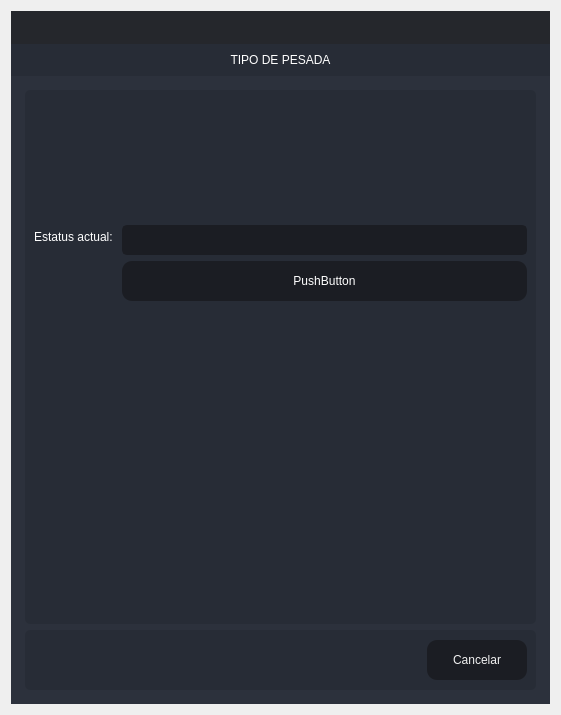
<?xml version="1.0" encoding="UTF-8"?>
<ui version="4.0">
 <class>Create_Aduana</class>
 <widget class="QDialog" name="Create_Aduana">
  <property name="windowModality">
   <enum>Qt::ApplicationModal</enum>
  </property>
  <property name="geometry">
   <rect>
    <x>0</x>
    <y>0</y>
    <width>561</width>
    <height>715</height>
   </rect>
  </property>
  <property name="windowTitle">
   <string>Actualizar</string>
  </property>
  <layout class="QVBoxLayout" name="verticalLayout_6">
   <item>
    <widget class="QFrame" name="frame_main">
     <property name="styleSheet">
      <string notr="true">/* LINE EDIT */
QLineEdit {
	background-color: rgb(27, 29, 35);
	border-radius: 5px;
	border: 2px solid rgb(27, 29, 35);
	padding-left: 10px;
}
QLineEdit:hover {
	border: 2px solid rgb(64, 71, 88);
}
QLineEdit:focus {
	border: 2px solid rgb(91, 101, 124);
}

/* SCROLL BARS */
QScrollBar:horizontal {
    border: none;
    background: rgb(52, 59, 72);
    height: 14px;
    margin: 0px 21px 0 21px;
	border-radius: 0px;
}
QScrollBar::handle:horizontal {
    background: rgb(85, 170, 255);
    min-width: 25px;
	border-radius: 7px
}
QScrollBar::add-line:horizontal {
    border: none;
    background: rgb(55, 63, 77);
    width: 20px;
	border-top-right-radius: 7px;
    border-bottom-right-radius: 7px;
    subcontrol-position: right;
    subcontrol-origin: margin;
}
QScrollBar::sub-line:horizontal {
    border: none;
    background: rgb(55, 63, 77);
    width: 20px;
	border-top-left-radius: 7px;
    border-bottom-left-radius: 7px;
    subcontrol-position: left;
    subcontrol-origin: margin;
}
QScrollBar::up-arrow:horizontal, QScrollBar::down-arrow:horizontal
{
     background: none;
}
QScrollBar::add-page:horizontal, QScrollBar::sub-page:horizontal
{
     background: none;
}
 QScrollBar:vertical {
	border: none;
    background: rgb(52, 59, 72);
    width: 14px;
    margin: 21px 0 21px 0;
	border-radius: 0px;
 }
 QScrollBar::handle:vertical {	
	background: rgb(85, 170, 255);
    min-height: 25px;
	border-radius: 7px
 }
 QScrollBar::add-line:vertical {
     border: none;
    background: rgb(55, 63, 77);
     height: 20px;
	border-bottom-left-radius: 7px;
    border-bottom-right-radius: 7px;
     subcontrol-position: bottom;
     subcontrol-origin: margin;
 }
 QScrollBar::sub-line:vertical {
	border: none;
    background: rgb(55, 63, 77);
     height: 20px;
	border-top-left-radius: 7px;
    border-top-right-radius: 7px;
     subcontrol-position: top;
     subcontrol-origin: margin;
 }
 QScrollBar::up-arrow:vertical, QScrollBar::down-arrow:vertical {
     background: none;
 }

 QScrollBar::add-page:vertical, QScrollBar::sub-page:vertical {
     background: none;
 }

/* CHECKBOX */
QCheckBox::indicator {
    border: 3px solid rgb(52, 59, 72);
	width: 15px;
	height: 15px;
	border-radius: 10px;
    background: rgb(44, 49, 60);
}
QCheckBox::indicator:hover {
    border: 3px solid rgb(58, 66, 81);
}
QCheckBox::indicator:checked {
    background: 3px solid rgb(52, 59, 72);
	border: 3px solid rgb(52, 59, 72);	
	background-image: url(:/16x16/icons/16x16/cil-check-alt.png);
}

/* RADIO BUTTON */
QRadioButton::indicator {
    border: 3px solid rgb(52, 59, 72);
	width: 15px;
	height: 15px;
	border-radius: 10px;
    background: rgb(44, 49, 60);
}
QRadioButton::indicator:hover {
    border: 3px solid rgb(58, 66, 81);
}
QRadioButton::indicator:checked {
    background: 3px solid rgb(94, 106, 130);
	border: 3px solid rgb(52, 59, 72);	
}

/* COMBOBOX */
QComboBox{
	background-color: rgb(27, 29, 35);
	border-radius: 5px;
	border: 2px solid rgb(27, 29, 35);
	padding: 5px;
	padding-left: 10px;
}
QComboBox:hover{
	border: 2px solid rgb(64, 71, 88);
}
QComboBox::drop-down {
	subcontrol-origin: padding;
	subcontrol-position: top right;
	width: 25px; 
	border-left-width: 3px;
	border-left-color: rgba(39, 44, 54, 150);
	border-left-style: solid;
	border-top-right-radius: 3px;
	border-bottom-right-radius: 3px;	
	background-image: url(:/16x16/icons/16x16/cil-arrow-bottom.png);
	background-position: center;
	background-repeat: no-reperat;
 }
QComboBox QAbstractItemView {
	color: rgb(85, 170, 255);	
	background-color: rgb(27, 29, 35);
	padding: 10px;
	selection-background-color: rgb(39, 44, 54);
}

/* SLIDERS */
QSlider::groove:horizontal {
    border-radius: 9px;
    height: 18px;
	margin: 0px;
	background-color: rgb(52, 59, 72);
}
QSlider::groove:horizontal:hover {
	background-color: rgb(55, 62, 76);
}
QSlider::handle:horizontal {
    background-color: rgb(85, 170, 255);
    border: none;
    height: 18px;
    width: 18px;
    margin: 0px;
	border-radius: 9px;
}
QSlider::handle:horizontal:hover {
    background-color: rgb(105, 180, 255);
}
QSlider::handle:horizontal:pressed {
    background-color: rgb(65, 130, 195);
}

QSlider::groove:vertical {
    border-radius: 9px;
    width: 18px;
    margin: 0px;
	background-color: rgb(52, 59, 72);
}
QSlider::groove:vertical:hover {
	background-color: rgb(55, 62, 76);
}
QSlider::handle:vertical {
    background-color: rgb(85, 170, 255);
	border: none;
    height: 18px;
    width: 18px;
    margin: 0px;
	border-radius: 9px;
}
QSlider::handle:vertical:hover {
    background-color: rgb(105, 180, 255);
}
QSlider::handle:vertical:pressed {
    background-color: rgb(65, 130, 195);
}

</string>
     </property>
     <property name="frameShape">
      <enum>QFrame::NoFrame</enum>
     </property>
     <property name="frameShadow">
      <enum>QFrame::Raised</enum>
     </property>
     <layout class="QVBoxLayout" name="verticalLayout">
      <property name="spacing">
       <number>0</number>
      </property>
      <property name="leftMargin">
       <number>0</number>
      </property>
      <property name="topMargin">
       <number>0</number>
      </property>
      <property name="rightMargin">
       <number>0</number>
      </property>
      <property name="bottomMargin">
       <number>0</number>
      </property>
      <item>
       <widget class="QFrame" name="frame_top">
        <property name="minimumSize">
         <size>
          <width>0</width>
          <height>65</height>
         </size>
        </property>
        <property name="maximumSize">
         <size>
          <width>16777215</width>
          <height>65</height>
         </size>
        </property>
        <property name="styleSheet">
         <string notr="true">background-color: transparent;</string>
        </property>
        <property name="frameShape">
         <enum>QFrame::NoFrame</enum>
        </property>
        <property name="frameShadow">
         <enum>QFrame::Raised</enum>
        </property>
        <layout class="QHBoxLayout" name="horizontalLayout_3">
         <property name="spacing">
          <number>0</number>
         </property>
         <property name="leftMargin">
          <number>0</number>
         </property>
         <property name="topMargin">
          <number>0</number>
         </property>
         <property name="rightMargin">
          <number>0</number>
         </property>
         <property name="bottomMargin">
          <number>0</number>
         </property>
         <item>
          <widget class="QFrame" name="frame_toggle">
           <property name="maximumSize">
            <size>
             <width>70</width>
             <height>16777215</height>
            </size>
           </property>
           <property name="styleSheet">
            <string notr="true">background-color: rgb(27, 29, 35);</string>
           </property>
           <property name="frameShape">
            <enum>QFrame::NoFrame</enum>
           </property>
           <property name="frameShadow">
            <enum>QFrame::Raised</enum>
           </property>
           <layout class="QVBoxLayout" name="verticalLayout_3">
            <property name="spacing">
             <number>0</number>
            </property>
            <property name="leftMargin">
             <number>0</number>
            </property>
            <property name="topMargin">
             <number>0</number>
            </property>
            <property name="rightMargin">
             <number>0</number>
            </property>
            <property name="bottomMargin">
             <number>0</number>
            </property>
           </layout>
          </widget>
         </item>
         <item>
          <widget class="QFrame" name="frame_top_right">
           <property name="styleSheet">
            <string notr="true">background: transparent;</string>
           </property>
           <property name="frameShape">
            <enum>QFrame::NoFrame</enum>
           </property>
           <property name="frameShadow">
            <enum>QFrame::Raised</enum>
           </property>
           <layout class="QVBoxLayout" name="verticalLayout_2">
            <property name="spacing">
             <number>0</number>
            </property>
            <property name="leftMargin">
             <number>0</number>
            </property>
            <property name="topMargin">
             <number>0</number>
            </property>
            <property name="rightMargin">
             <number>0</number>
            </property>
            <property name="bottomMargin">
             <number>0</number>
            </property>
            <item>
             <widget class="QFrame" name="frame_top_btns">
              <property name="maximumSize">
               <size>
                <width>16777215</width>
                <height>42</height>
               </size>
              </property>
              <property name="styleSheet">
               <string notr="true">background-color: rgba(27, 29, 35, 200)</string>
              </property>
              <property name="frameShape">
               <enum>QFrame::NoFrame</enum>
              </property>
              <property name="frameShadow">
               <enum>QFrame::Raised</enum>
              </property>
              <layout class="QHBoxLayout" name="horizontalLayout_4">
               <property name="spacing">
                <number>0</number>
               </property>
               <property name="leftMargin">
                <number>0</number>
               </property>
               <property name="topMargin">
                <number>0</number>
               </property>
               <property name="rightMargin">
                <number>0</number>
               </property>
               <property name="bottomMargin">
                <number>0</number>
               </property>
               <item>
                <widget class="QFrame" name="frame_label_top_btns">
                 <property name="sizePolicy">
                  <sizepolicy hsizetype="Expanding" vsizetype="Preferred">
                   <horstretch>0</horstretch>
                   <verstretch>0</verstretch>
                  </sizepolicy>
                 </property>
                 <property name="frameShape">
                  <enum>QFrame::NoFrame</enum>
                 </property>
                 <property name="frameShadow">
                  <enum>QFrame::Raised</enum>
                 </property>
                 <layout class="QHBoxLayout" name="horizontalLayout_10">
                  <property name="spacing">
                   <number>0</number>
                  </property>
                  <property name="leftMargin">
                   <number>5</number>
                  </property>
                  <property name="topMargin">
                   <number>0</number>
                  </property>
                  <property name="rightMargin">
                   <number>10</number>
                  </property>
                  <property name="bottomMargin">
                   <number>0</number>
                  </property>
                 </layout>
                </widget>
               </item>
               <item alignment="Qt::AlignRight">
                <widget class="QFrame" name="frame_btns_right">
                 <property name="sizePolicy">
                  <sizepolicy hsizetype="Expanding" vsizetype="Preferred">
                   <horstretch>0</horstretch>
                   <verstretch>0</verstretch>
                  </sizepolicy>
                 </property>
                 <property name="maximumSize">
                  <size>
                   <width>120</width>
                   <height>16777215</height>
                  </size>
                 </property>
                 <property name="frameShape">
                  <enum>QFrame::NoFrame</enum>
                 </property>
                 <property name="frameShadow">
                  <enum>QFrame::Raised</enum>
                 </property>
                 <layout class="QHBoxLayout" name="horizontalLayout_5">
                  <property name="spacing">
                   <number>0</number>
                  </property>
                  <property name="leftMargin">
                   <number>0</number>
                  </property>
                  <property name="topMargin">
                   <number>0</number>
                  </property>
                  <property name="rightMargin">
                   <number>0</number>
                  </property>
                  <property name="bottomMargin">
                   <number>0</number>
                  </property>
                 </layout>
                </widget>
               </item>
              </layout>
             </widget>
            </item>
            <item>
             <widget class="QFrame" name="frame_top_info">
              <property name="maximumSize">
               <size>
                <width>16777215</width>
                <height>65</height>
               </size>
              </property>
              <property name="styleSheet">
               <string notr="true">background-color: rgb(39, 44, 54);</string>
              </property>
              <property name="frameShape">
               <enum>QFrame::NoFrame</enum>
              </property>
              <property name="frameShadow">
               <enum>QFrame::Raised</enum>
              </property>
              <layout class="QHBoxLayout" name="horizontalLayout_8">
               <property name="spacing">
                <number>0</number>
               </property>
               <property name="leftMargin">
                <number>10</number>
               </property>
               <property name="topMargin">
                <number>0</number>
               </property>
               <property name="rightMargin">
                <number>10</number>
               </property>
               <property name="bottomMargin">
                <number>0</number>
               </property>
               <item>
                <widget class="QLabel" name="label">
                 <property name="styleSheet">
                  <string notr="true">font: 75 16pt &quot;MS Shell Dlg 2&quot;;
color: rgb(255, 255, 255);</string>
                 </property>
                 <property name="text">
                  <string>TIPO DE PESADA</string>
                 </property>
                 <property name="alignment">
                  <set>Qt::AlignCenter</set>
                 </property>
                </widget>
               </item>
              </layout>
             </widget>
            </item>
           </layout>
          </widget>
         </item>
        </layout>
       </widget>
      </item>
      <item>
       <widget class="QFrame" name="frame_center">
        <property name="sizePolicy">
         <sizepolicy hsizetype="Expanding" vsizetype="Expanding">
          <horstretch>0</horstretch>
          <verstretch>0</verstretch>
         </sizepolicy>
        </property>
        <property name="styleSheet">
         <string notr="true">background-color: rgb(40, 44, 52);</string>
        </property>
        <property name="frameShape">
         <enum>QFrame::NoFrame</enum>
        </property>
        <property name="frameShadow">
         <enum>QFrame::Raised</enum>
        </property>
        <layout class="QHBoxLayout" name="horizontalLayout_2">
         <property name="spacing">
          <number>0</number>
         </property>
         <property name="leftMargin">
          <number>0</number>
         </property>
         <property name="topMargin">
          <number>0</number>
         </property>
         <property name="rightMargin">
          <number>0</number>
         </property>
         <property name="bottomMargin">
          <number>0</number>
         </property>
         <item>
          <widget class="QFrame" name="frame_content_right">
           <property name="styleSheet">
            <string notr="true">background-color: rgb(44, 49, 60);</string>
           </property>
           <property name="frameShape">
            <enum>QFrame::NoFrame</enum>
           </property>
           <property name="frameShadow">
            <enum>QFrame::Raised</enum>
           </property>
           <layout class="QVBoxLayout" name="verticalLayout_4">
            <property name="spacing">
             <number>0</number>
            </property>
            <property name="leftMargin">
             <number>0</number>
            </property>
            <property name="topMargin">
             <number>0</number>
            </property>
            <property name="rightMargin">
             <number>0</number>
            </property>
            <property name="bottomMargin">
             <number>0</number>
            </property>
            <item>
             <widget class="QFrame" name="frame_content">
              <property name="frameShape">
               <enum>QFrame::NoFrame</enum>
              </property>
              <property name="frameShadow">
               <enum>QFrame::Raised</enum>
              </property>
              <layout class="QVBoxLayout" name="verticalLayout_9">
               <property name="spacing">
                <number>0</number>
               </property>
               <property name="leftMargin">
                <number>5</number>
               </property>
               <property name="topMargin">
                <number>5</number>
               </property>
               <property name="rightMargin">
                <number>5</number>
               </property>
               <property name="bottomMargin">
                <number>5</number>
               </property>
               <item>
                <widget class="QStackedWidget" name="stackedWidget">
                 <property name="styleSheet">
                  <string notr="true">background: transparent;</string>
                 </property>
                 <property name="currentIndex">
                  <number>0</number>
                 </property>
                 <widget class="QWidget" name="page_home">
                  <layout class="QVBoxLayout" name="verticalLayout_10">
                   <item>
                    <widget class="QFrame" name="frame">
                     <property name="styleSheet">
                      <string notr="true">background-color: rgb(39, 44, 54);
border-radius: 5px;</string>
                     </property>
                     <property name="frameShape">
                      <enum>QFrame::StyledPanel</enum>
                     </property>
                     <property name="frameShadow">
                      <enum>QFrame::Raised</enum>
                     </property>
                     <layout class="QVBoxLayout" name="verticalLayout_5">
                      <item>
                       <layout class="QFormLayout" name="formLayout_2">
                        <item row="0" column="0" colspan="2">
                         <widget class="QLabel" name="label_4">
                          <property name="minimumSize">
                           <size>
                            <width>120</width>
                            <height>120</height>
                           </size>
                          </property>
                          <property name="styleSheet">
                           <string notr="true">image: url(:/80x80/icons/80x80/ct-romana-manual.png);</string>
                          </property>
                          <property name="text">
                           <string/>
                          </property>
                         </widget>
                        </item>
                        <item row="1" column="0">
                         <widget class="QLabel" name="label_2">
                          <property name="styleSheet">
                           <string notr="true">font: 75 12pt &quot;MS Shell Dlg 2&quot;;
color: rgb(255, 255, 255);</string>
                          </property>
                          <property name="text">
                           <string>Estatus actual: </string>
                          </property>
                         </widget>
                        </item>
                        <item row="1" column="1">
                         <widget class="QLineEdit" name="lineStatusPesada">
                          <property name="minimumSize">
                           <size>
                            <width>0</width>
                            <height>30</height>
                           </size>
                          </property>
                          <property name="styleSheet">
                           <string notr="true">QLineEdit {
	background-color: rgb(27, 29, 35);
	border-radius: 5px;
	border: 2px solid rgb(27, 29, 35);
	padding-left: 10px;
	font: 75 12pt &quot;MS Shell Dlg 2&quot;;
	color: rgb(255, 255, 255);
}
QLineEdit:hover {
	border: 2px solid rgb(64, 71, 88);
}
QLineEdit:focus {
	border: 2px solid rgb(91, 101, 124);
}</string>
                          </property>
                          <property name="alignment">
                           <set>Qt::AlignCenter</set>
                          </property>
                          <property name="readOnly">
                           <bool>true</bool>
                          </property>
                         </widget>
                        </item>
                        <item row="2" column="1">
                         <widget class="QPushButton" name="btn_pesadaAD">
                          <property name="minimumSize">
                           <size>
                            <width>100</width>
                            <height>40</height>
                           </size>
                          </property>
                          <property name="styleSheet">
                           <string notr="true">QPushButton {
	border-color: rgb(27, 29, 35);
	font: 75 18pt &quot;MS Shell Dlg 2&quot;;	
	color: rgb(255, 255, 255);
	background-color: rgb(27, 29, 35);
	border: 0px solid;
	border-radius: 10px;	
}
QPushButton:hover {
	background-color:rgb(44, 49, 60);
	border-color: rgb(27, 29, 35);
	border: 2px solid;
}</string>
                          </property>
                          <property name="text">
                           <string>PushButton</string>
                          </property>
                         </widget>
                        </item>
                       </layout>
                      </item>
                     </layout>
                    </widget>
                   </item>
                   <item>
                    <widget class="QFrame" name="frame_2">
                     <property name="minimumSize">
                      <size>
                       <width>0</width>
                       <height>60</height>
                      </size>
                     </property>
                     <property name="maximumSize">
                      <size>
                       <width>16777215</width>
                       <height>60</height>
                      </size>
                     </property>
                     <property name="styleSheet">
                      <string notr="true">background-color: rgb(39, 44, 54);
border-radius: 5px;</string>
                     </property>
                     <property name="frameShape">
                      <enum>QFrame::StyledPanel</enum>
                     </property>
                     <property name="frameShadow">
                      <enum>QFrame::Raised</enum>
                     </property>
                     <layout class="QHBoxLayout" name="horizontalLayout_9">
                      <item>
                       <layout class="QGridLayout" name="gridLayout">
                        <item row="0" column="0">
                         <spacer name="horizontalSpacer">
                          <property name="orientation">
                           <enum>Qt::Horizontal</enum>
                          </property>
                          <property name="sizeHint" stdset="0">
                           <size>
                            <width>40</width>
                            <height>20</height>
                           </size>
                          </property>
                         </spacer>
                        </item>
                        <item row="0" column="1">
                         <widget class="QPushButton" name="btnCancelCamera">
                          <property name="minimumSize">
                           <size>
                            <width>100</width>
                            <height>40</height>
                           </size>
                          </property>
                          <property name="styleSheet">
                           <string notr="true">QPushButton {
	border-color: rgb(27, 29, 35);
	font: 75 10pt &quot;MS Shell Dlg 2&quot;;
	color: rgb(240, 240, 240);
	background-color: rgb(27, 29, 35);
	border: 0px solid;
	border-radius: 10px;	
}
QPushButton:hover {
	background-color:rgb(44, 49, 60);
	border-color: rgb(27, 29, 35);
	border: 2px solid;
}</string>
                          </property>
                          <property name="text">
                           <string>Cancelar</string>
                          </property>
                         </widget>
                        </item>
                       </layout>
                      </item>
                     </layout>
                    </widget>
                   </item>
                  </layout>
                 </widget>
                </widget>
               </item>
              </layout>
             </widget>
            </item>
           </layout>
          </widget>
         </item>
        </layout>
       </widget>
      </item>
     </layout>
    </widget>
   </item>
  </layout>
 </widget>
 <resources>
  <include location="files.qrc"/>
 </resources>
 <connections/>
</ui>
